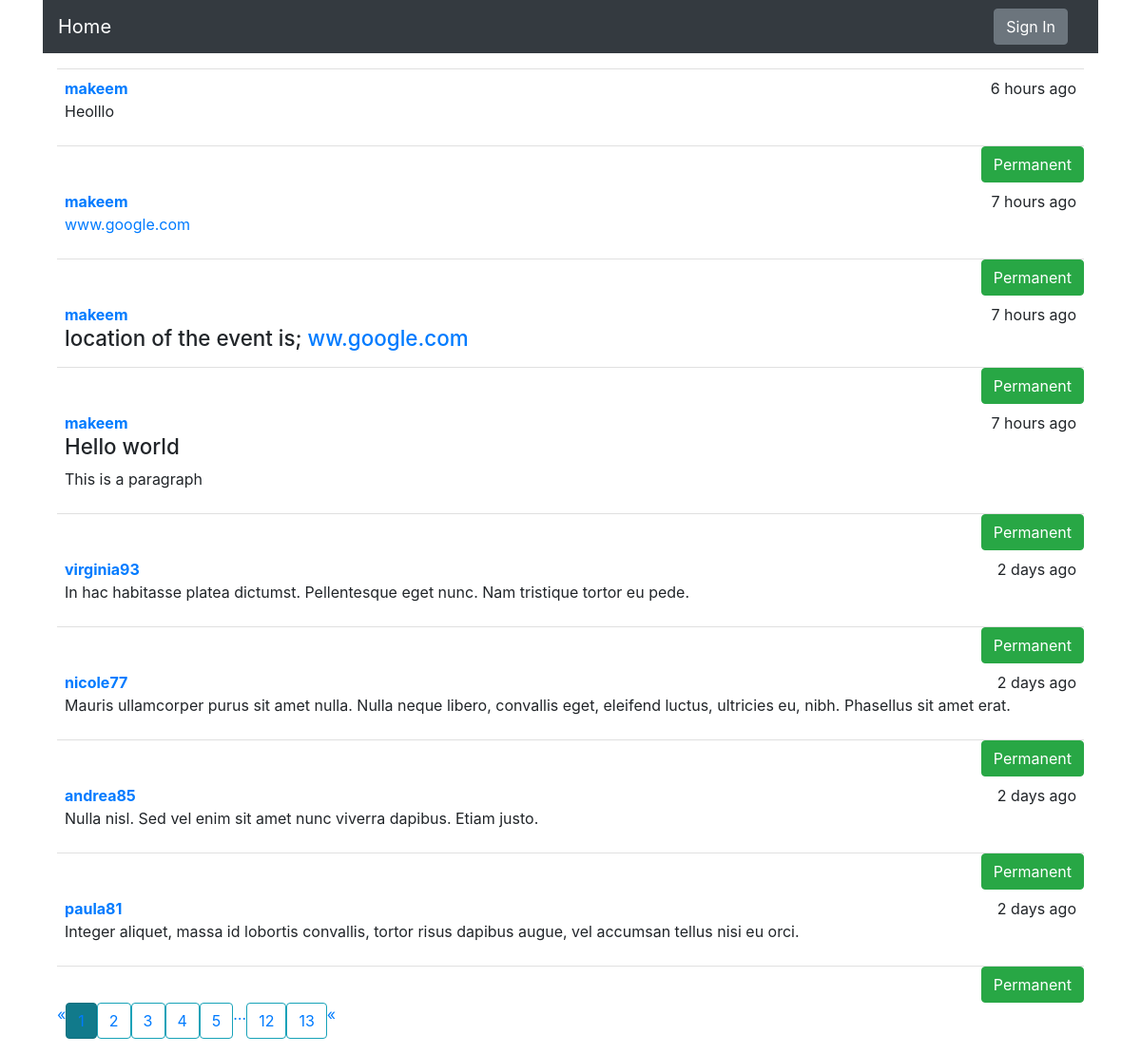
Before: / with the older database file.
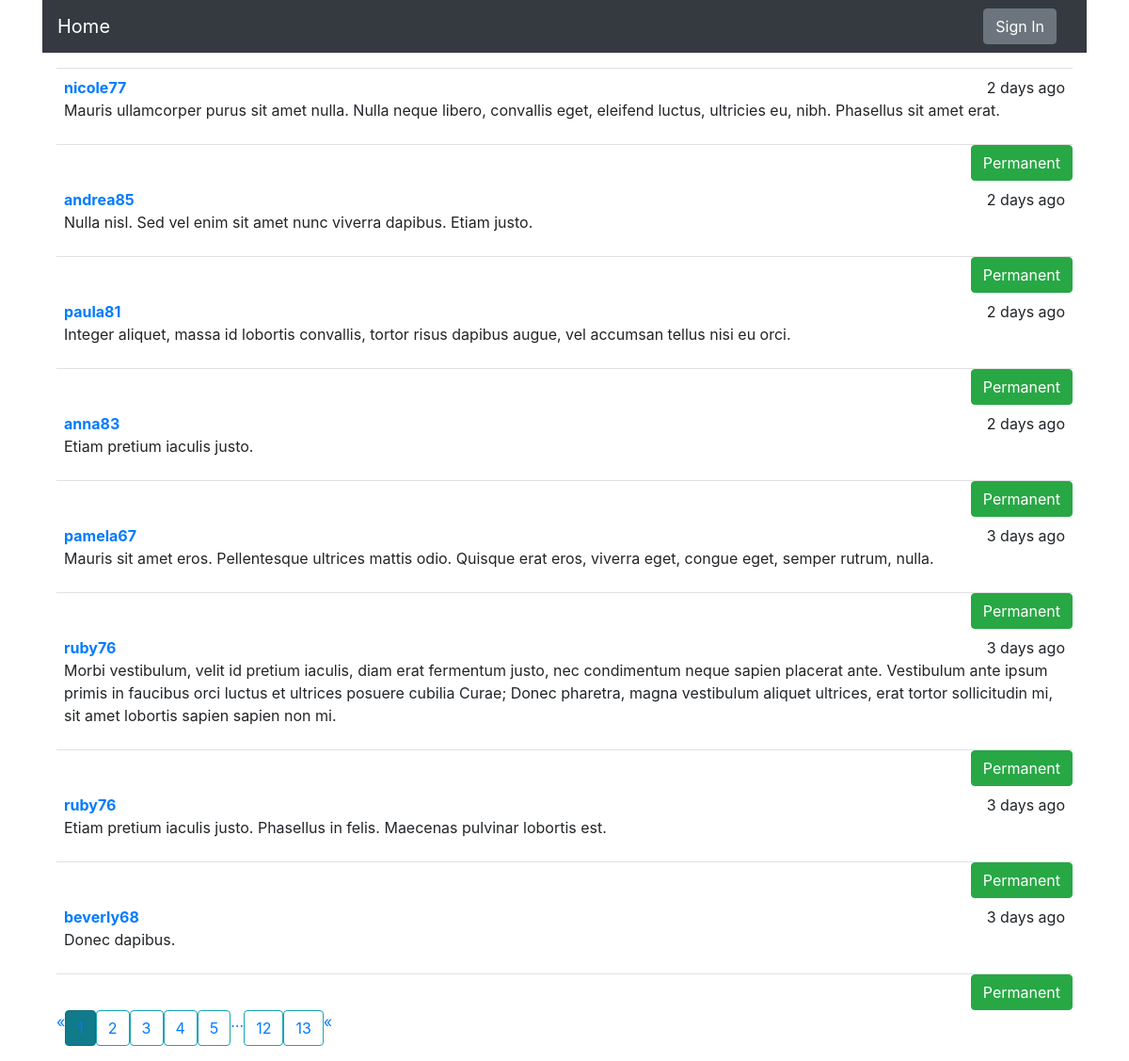
After: the same page with the newer database file.
### app/models.py (models this page shows, shortened)
class Post(db.Model, UserMixin):
	__tablename__ = 'posts'
	id = db.Column(db.Integer, primary_key = True)
	body = db.Column(db.Text, nullable = False)
	timestamp = db.Column(db.DateTime, default=datetime.utcnow, index = True)
	author_id = db.Column(db.Integer, db.ForeignKey('users.id'))
	body_html = db.Column(db.Text)

class User(db.Model, UserMixin):
	__tablename__ = 'users'
	id = db.Column(db.Integer, primary_key = True)
	email = db.Column(db.String(64), unique=True, index=True)
	username = db.Column(db.String(64), unique = True, index = True)
	password_hash = db.Column(db.String(128))
	role_id = db.Column(db.Integer, db.ForeignKey('roles.id'))
	confirmed = db.Column(db.Boolean, default = False )
	name = db.Column(db.String(64))
	location = db.Column(db.String(64))
	about_me = db.Column(db.Text())
	member_since = db.Column(db.DateTime(), default = datetime.utcnow )
	last_seen = db.Column(db.DateTime(), default = datetime.utcnow )
	avatar_hash = db.Column(db.String(32))
	posts = db.relationship('Post', backref = 'author', lazy = 'dynamic')
	@property #This will genearte a write only property field
	def password(self):
		raise AttributeError('Password is not readable attribute')

### app/main/views.py (the view)
@main.route('/', methods=['POST', 'GET'])
def index():
	form = PostForm()
	if current_user.can(Permission.WRITE_ARTICLES) and form.validate_on_submit():
		post = Post(body=form.body.data,author=current_user._get_current_object())
		db.session.add(post)
		db.session.commit()
		return redirect(url_for('main.index'))
	page = request.args.get('page', 1, type=int )
	pagination = Post.query.order_by(Post.timestamp.desc()).paginate(page = page , per_page = current_app.config['FLASKY_POSTS_PER_PAGE'] , error_out = False)
	posts = pagination.items
	return render_template('index.html', pagination = pagination, form=form, posts = posts)

### app/auth/views.py (called while the page is built)
@auth.before_app_request
def before_request():
	if current_user.is_authenticated and not current_user.confirmed and request.blueprint != 'auth':
		return redirect(url_for('auth.unconfirmed'))

@auth.before_app_request
def before_request():
	if current_user.is_authenticated and current_user.ping():
		if not current_user.confrimed and request.endpoint != 'auth':
			return redirect(url_for('auth.unconfirmed'))

### app/main/__init__.py (called while the page is built)
@main.app_context_processor
def inject_permission():
	return dict(Permission=Permission)

### app/models.py (called while the page is built)
	def can(self,permissions):
		return False

	def is_admistrator(self):
		return False

### app/templates/index.html (shortened to what this page needs)
{% extends "base.html" %}
{% import "bootstrap/wtf.html" as wtf %}
{% import "_macros.html" as macros %}
 {% block navbar  %}
  <div class="container">
  <nav class="navbar navbar-expand-lg navbar-dark bg-dark">
    <a class="navbar-brand" href="{{ url_for('main.index')}}">Home</a>
    <div class="collapse navbar-collapse" id="navbarSupportedContent">
      <ul class="navbar-nav ml-auto ">
        <li class="nav-item active">
          <div class="navbar-nav">
            {% if current_user.is_authenticated %}
              <li><a class="btn btn-secondary mr-3" href="{{ url_for('auth.logout') }} ">Sign Out</a></li>
              <li><a class="btn btn-secondary mr-3" href="{{ url_for('auth.change_password') }}">Change password</a></li>
            {% else %}
              <a class="btn btn-secondary mr-3" href="{{ url_for('auth.login') }}">Sign In</a>
            {% endif %}
          </div>
        </li>
      </ul>
    </div>
  </nav>
</div>
{% endblock  %}
{% block page_content %}
	<div class="container">
    {% include "_post.html" %}
    <div class="pagination container">
       {{ macros.pagination_widget(pagination, 'main.index') }}
    </div>
  </div>
{% endblock %}

### app/templates/base.html (shortened to what this page needs)
<!DOCTYPE html>
<html>
<head>
      <link rel="stylesheet" href="https://stackpath.bootstrapcdn.com/bootstrap/4.5.0/css/bootstrap.min.css">
      <link rel="stylesheet" type="text/css" href="{{ url_for('static', filename = 'style.css')}}">
</head>
<body>
  {% block navbar  %}{% endblock  %}
  {% block content %}
      <div class="container ">
      {% block page_content %} {% endblock %}
    </div>
  {% endblock %}
</body>
</html>

### app/templates/_macros.html
{% macro pagination_widget(pagination, endpoint) %}
<ul class = 'pagination'>
	 <li {% if not pagination.has_prev %} class="disabled" {% endif %}>
	 	 <a href="{% if pagination.has_prev %}{{ url_for(endpoint, page = pagination.page - 1 , **kwargs) }}{% else %}#{% endif %}">&laquo;</a>
	 </li>
 	{% for p in pagination.iter_pages() %}
 		{% if p  %}
 			{% if p == pagination.page %}
 				<li class="active btn btn-info">
 				 <a href="{{ url_for(endpoint, page = p, **kwargs) }}">{{ p }}</a>
 				</li>
 			{% else %}
 				 <li class ="btn btn-outline-info">
 				  <a href="{{ url_for(endpoint, page = p, **kwargs) }}">{{ p }}</a>
 				<li>
 			{% endif %}
 		{% else %}
 			<li class="disabled"> <a href="#">&hellip;</a></li>
 		{% endif %}
 	{% endfor %}
 	<li {% if not pagination.has_next %} class="disabled" {% endif %}>
 	 <a href="{% if pagination.has_prev %}{{ url_for(endpoint, page = pagination.page + 1 , **kwargs) }} {% else %} #{% endif %} ">&laquo;</a>
 	</li>
</ul>
{% endmacro %}

### app/templates/_post.html (shortened to what this page needs)
<ul class='posts'>
        {% for post in posts %}
        <li class="post">
          <div class="post-date"> {{ moment(post.timestamp).fromNow() }}</div>
          <div class="post-author">
            <a href="{{ url_for('main.user', username = post.author.username) }}">{{ post.author.username }}</a>
          </div>
          <div class="post-body">
            {% if post.body_html %}
              {{ post.body_html | safe }}
            {% else %}
              {{ post.body }}
            {% endif %}
          </div>
        </li>
        <div class="post-footer">
          <a href="{{ url_for('main.post', id = post.id )}}">
              <span class="label label-default btn btn-success">Permanent</span>
            </a>
        </div>
        {% endfor %}
  </ul>

### app/static/style.css (style rules this page uses)
ul.posts { list-style-type: none; padding: 0px; margin: 16px 0px 0px 0px; border-top: 1px solid #e0e0e0; }
ul.posts li.post { padding: 8px; border-bottom: 1px solid #e0e0e0; }
div.post-date { float: right; }
div.post-author { font-weight: bold; }
div.post-footer { text-align: right; }
div.pagination { width: 100%; text-align: right; padding: 0px; margin: 0px; }

Changed rows visible on the page:
removed Post: timestamp "6 hours ago", author.username "makeem", body_html "Heolllo"
removed Post: timestamp "7 hours ago", author.username "makeem", body_html "www.google.com"
removed Post: timestamp "7 hours ago", author.username "makeem", body_html "location of the event is; ww.google.com"
removed Post: timestamp "7 hours ago", author.username "makeem", body_html "Hello world This is a paragraph"
removed Post: timestamp "2 days ago", author.username "virginia93", body_html "In hac habitasse platea dictumst. Pellentesque eget nunc. Nam tristique tortor eu pede."
now on this page (row unchanged): Post: timestamp "2 days ago", author.username "anna83", body_html "Etiam pretium iaculis justo."
now on this page (row unchanged): Post: timestamp "3 days ago", author.username "pamela67", body_html "Mauris sit amet eros. Pellentesque ultrices mattis odio. Quisque erat eros, viverra eget, congue eget, semper rutrum, nulla."
now on this page (row unchanged): Post: timestamp "3 days ago", author.username "ruby76", body_html "Morbi vestibulum, velit id pretium iaculis, diam erat fermentum justo, nec condimentum neque sapien placerat ante. Vestibulum ante ipsum primis in faucibus orci luctus et ultrices posuere cubilia Curae; Donec pharetra, magna vestibulum aliquet ultrices, erat tortor sollicitudin mi, sit amet lobortis sapien sapien non mi."
now on this page (row unchanged): Post: timestamp "3 days ago", author.username "ruby76", body_html "Etiam pretium iaculis justo. Phasellus in felis. Maecenas pulvinar lobortis est."
now on this page (row unchanged): Post: timestamp "3 days ago", author.username "beverly68", body_html "Donec dapibus."
